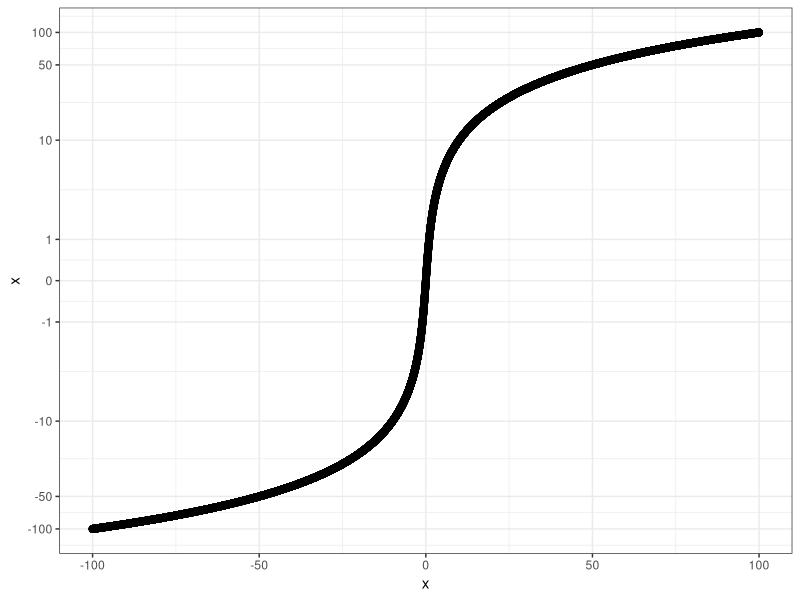

Recreate this plot in R.
library(ggplot2)
library(scales)

limits <- 100
step <- 0.005
demo <- data.frame(x=seq(from=-1*limits,to=limits,by=step))

asinh_trans <- function(){
  trans_new(name = 'asinh', transform = function(x) asinh(x), 
            inverse = function(x) sinh(x))
}

ggplot(demo,aes(x,x))+geom_point(size=2)+
  scale_y_continuous(trans = 'asinh',breaks=c(-100,-50,-10,-1,0,1,10,50,100))+
  theme_bw()
